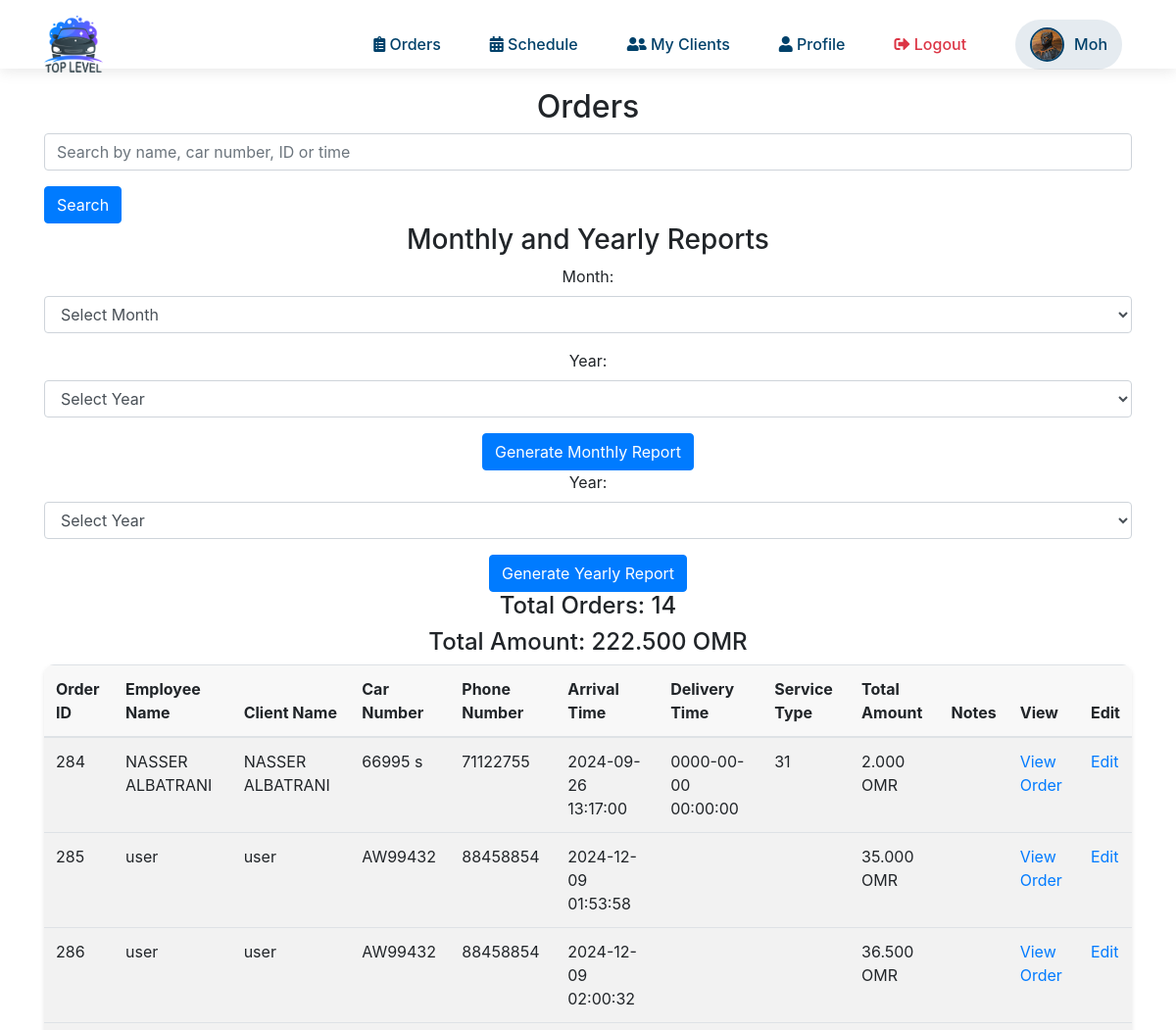
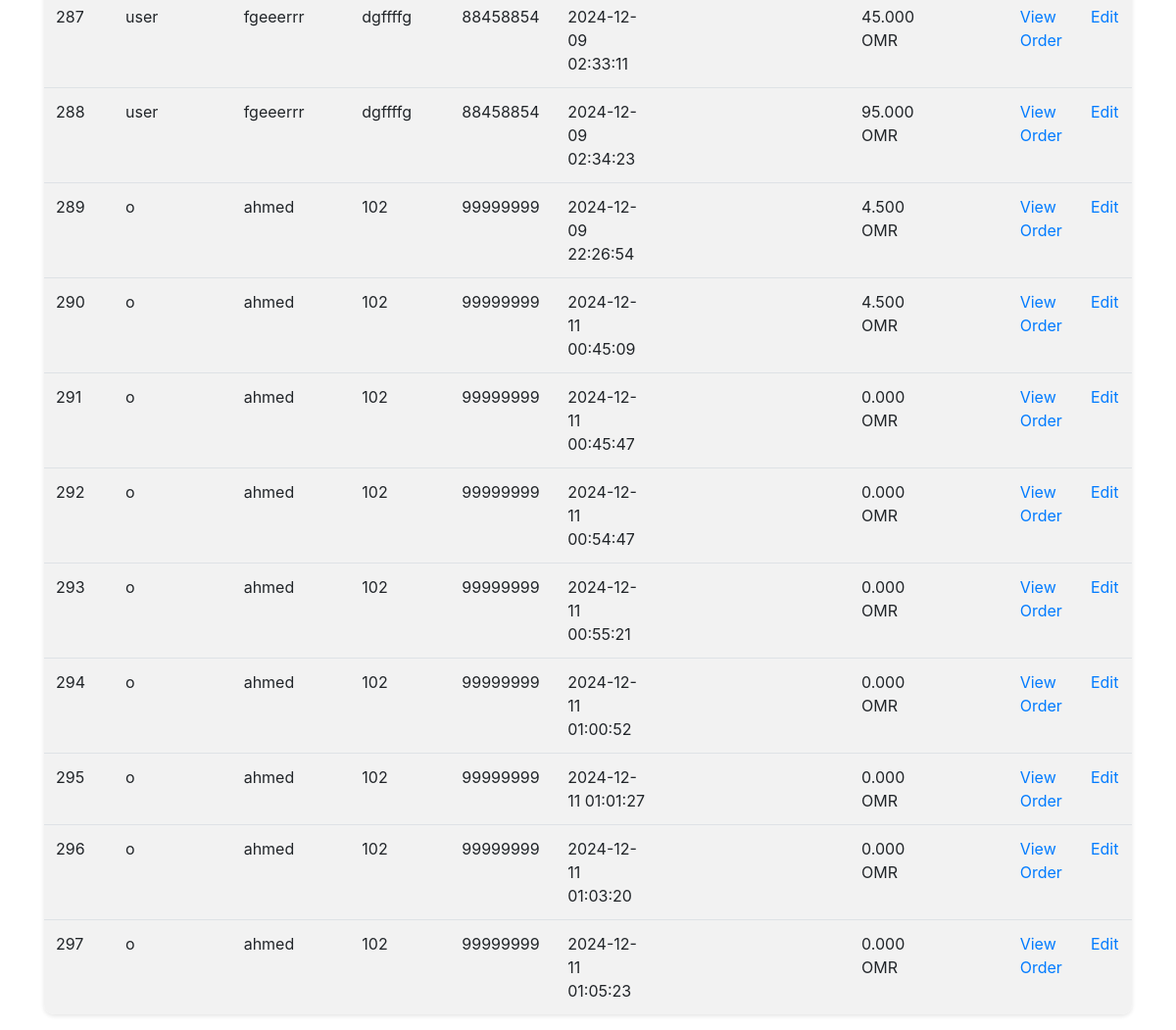
The app's page /view_orders.php (signed in), older data (2 pictures, top to bottom).
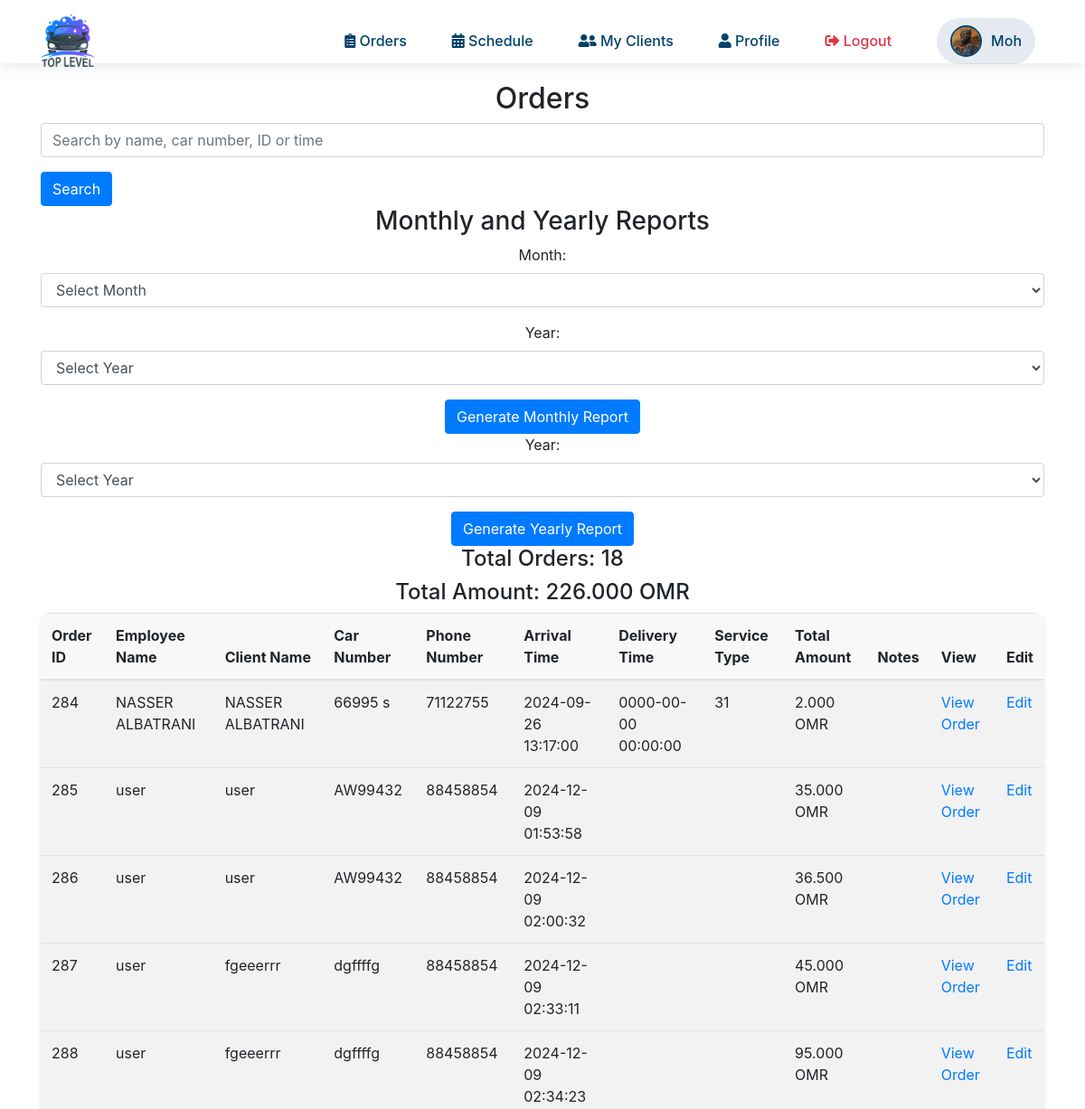
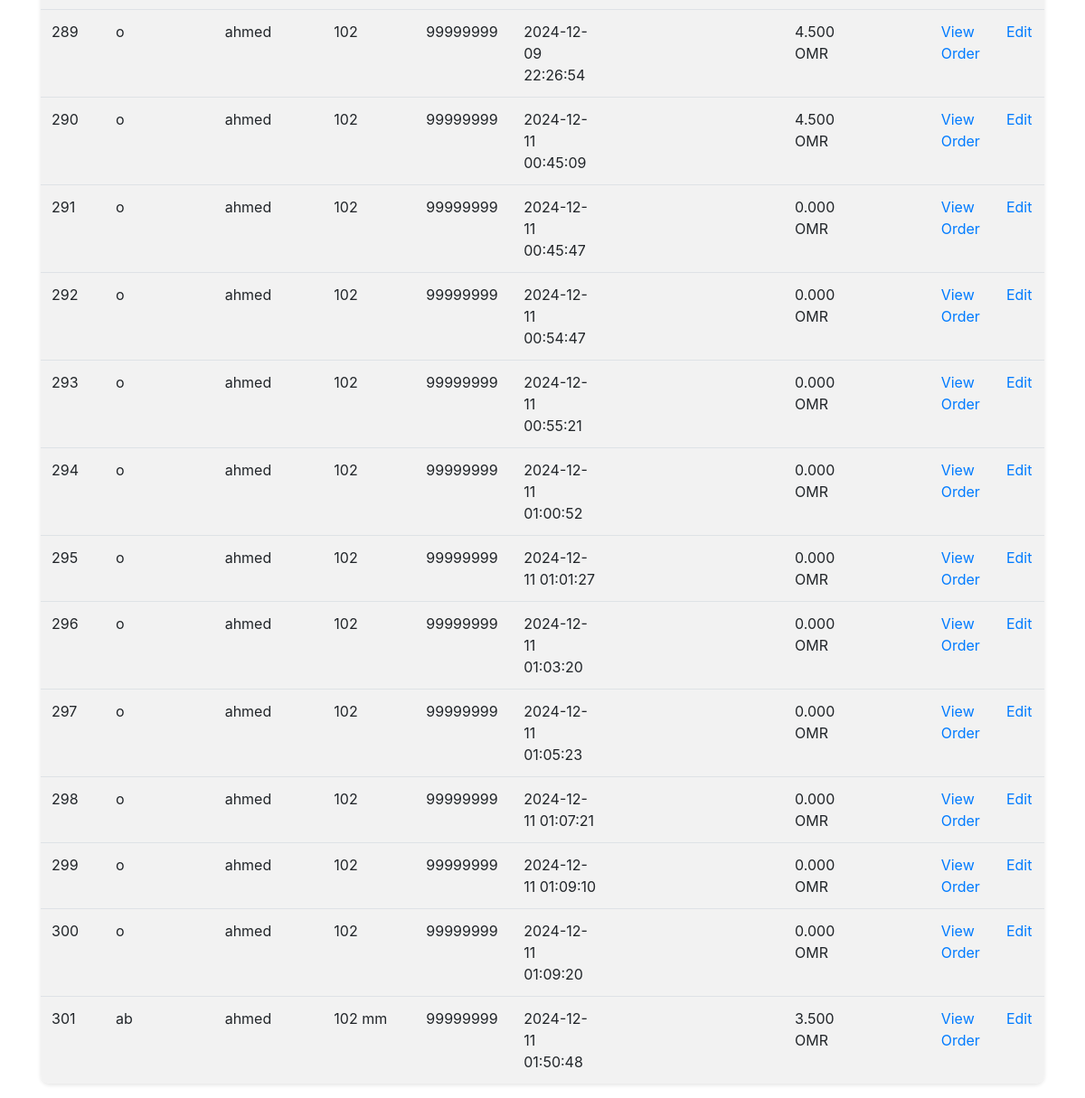
The same page, newer data (2 pictures, top to bottom).
### tables this page shows
CREATE TABLE `orders` (
  `id` int(11) NOT NULL,
  `client_car_id` int(11) DEFAULT NULL,
  `order_details` text DEFAULT NULL,
  `qrcode_path` varchar(255) DEFAULT NULL,
  `car_type` varchar(50) DEFAULT NULL,
  `employee_name` varchar(100) DEFAULT NULL,
  `client_name` varchar(100) DEFAULT NULL,
  `service_category` varchar(50) DEFAULT NULL,
  `services` text DEFAULT NULL,
  `car_number` varchar(50) DEFAULT NULL,
  `car_name` varchar(255) DEFAULT NULL,
  `phone_number` varchar(50) DEFAULT NULL,
  `arrival_time` datetime DEFAULT NULL,
  `delivery_time` datetime DEFAULT NULL,
  `total_amount` decimal(10,3) DEFAULT NULL,
  `notes` text DEFAULT NULL,
  `order_code` varchar(255) DEFAULT NULL,
  `deposit_amount` decimal(10,3) NOT NULL DEFAULT 0.000,
  `remaining_amount` decimal(10,3) NOT NULL DEFAULT 0.000,
  `installments` int(11) NOT NULL DEFAULT 0,
  `coupon_code` varchar(255) DEFAULT NULL,
  `coupon_discount` decimal(10,3) DEFAULT 0.000,
  `total_after_discount` decimal(10,3) DEFAULT 0.000,
  `status` enum('pending','completed','canceled') DEFAULT 'pending',
  `car_delivered` tinyint(1) NOT NULL DEFAULT 0,
  `car_delivery_time` datetime DEFAULT NULL,
  `extra_service_name` text DEFAULT NULL,
  `extra_service_price` text DEFAULT NULL
);

### view_orders.php (the view, shortened to what this page needs)
<?php
require 'db.php';
$search_query = "";
$filter_query = "";
$total_orders = 0;
$total_amount = 0.0;
$sql = "SELECT * FROM orders $filter_query";
$result = $conn->query($sql);
if ($result->num_rows > 0) {
    while ($row = $result->fetch_assoc()) {
        $total_orders++;
        $total_amount += $row['total_amount'];
    }
    $result->data_seek(0);
}
?>
<!DOCTYPE html>
<html lang="en">
<head>
    <link rel="stylesheet" href="https://cdnjs.cloudflare.com/ajax/libs/font-awesome/5.15.4/css/all.min.css">
    <link rel="stylesheet" href="https://stackpath.bootstrapcdn.com/bootstrap/4.5.2/css/bootstrap.min.css">
</head>
<body>
    <?php include 'nav.php'; ?>
    <div class="container">
        <h2 class="text-center">Orders</h2>
        <form method="POST" action="">
            <div class="form-group">
                <input type="text" name="search_query" class="form-control" placeholder="Search by name, car number, ID or time" value="<?php echo htmlspecialchars($search_query); ?>">
            </div>
            <button type="submit" class="btn btn-primary">Search</button>
        </form>
        <h3 class="text-center">Monthly and Yearly Reports</h3>
        <div class="text-center">
            <form method="GET" action="">
                <div class="form-group">
                    <label for="month">Month:</label>
                    <select name="month" class="form-control" required>
                        <option value="" disabled selected>Select Month</option>
                    </select>
                </div>
                <div class="form-group">
                    <label for="year">Year:</label>
                    <select name="year" class="form-control" required>
                        <option value="" disabled selected>Select Year</option>
                    </select>
                </div>
                <button type="submit" class="btn btn-primary">Generate Monthly Report</button>
            </form>
            <form method="GET" action="">
                <div class="form-group">
                    <label for="year">Year:</label>
                    <select name="year" class="form-control" required>
                        <option value="" disabled selected>Select Year</option>
                    </select>
                </div>
                <button type="submit" class="btn btn-primary">Generate Yearly Report</button>
            </form>
        </div>
        <h4 class="text-center">Total Orders: <?php echo $total_orders; ?></h4>
        <h4 class="text-center">Total Amount: <?php echo number_format($total_amount, 3); ?> OMR </h4>
        <table class="table table-striped">
            <thead>
                <tr>
                    <th>Order ID</th>
                    <th>Employee Name</th>
                    <th>Client Name</th>
                    <th>Car Number</th>
                    <th>Phone Number</th>
                    <th>Arrival Time</th>
                    <th>Delivery Time</th>
                    <th>Service Type</th>
                    <th>Total Amount</th>
                    <th>Notes</th>
                    <th>View</th>
                    <th>Edit</th>
                </tr>
            </thead>
            <tbody>
                <?php
                if ($result->num_rows > 0) {
                    while($row = $result->fetch_assoc()) {
                        echo "<tr>";
                        echo "<td>" . htmlspecialchars($row['id']) . "</td>";
                        echo "<td>" . htmlspecialchars($row['employee_name']) . "</td>";
                        echo "<td>" . htmlspecialchars($row['client_name']) . "</td>";
                        echo "<td>" . htmlspecialchars($row['car_number']) . "</td>";
                        echo "<td>" . htmlspecialchars($row['phone_number']) . "</td>";
                        echo "<td>" . htmlspecialchars($row['arrival_time']) . "</td>";
                        echo "<td>" . htmlspecialchars($row['delivery_time']) . "</td>";
                        echo "<td>" . htmlspecialchars($row['service_category']) . "</td>";
                        echo "<td>" . number_format($row['total_amount'], 3) . " OMR</td>";
                        echo "<td>" . htmlspecialchars($row['notes']) . "</td>";
                        echo "<td><a class='view-order' href='view_order.php?id=" . htmlspecialchars($row['id']) . "'>View Order</a></td>";
                        echo "<td><a class='edit-order' href='edit_invoice.php?id=" . htmlspecialchars($row['id']) . "'>Edit</a></td>";
                        echo "</tr>";
                    }
                } else {
                    echo "<tr><td colspan='12' class='text-center'>No orders found</td></tr>";
                }
                ?>
            </tbody>
        </table>
    </div>
</body>
</html>

Row changes from the older to the newer data that the page shows:
added orders: id "298", employee_name "o", client_name "ahmed", car_number "102", phone_number "99999999", arrival_time "2024-12-11 01:07:21", total_amount "0.000"
added orders: id "299", employee_name "o", client_name "ahmed", car_number "102", phone_number "99999999", arrival_time "2024-12-11 01:09:10", total_amount "0.000"
added orders: id "300", employee_name "o", client_name "ahmed", car_number "102", phone_number "99999999", arrival_time "2024-12-11 01:09:20", total_amount "0.000"
added orders: id "301", employee_name "ab", client_name "ahmed", car_number "102 mm", phone_number "99999999", arrival_time "2024-12-11 01:50:48", total_amount "3.500"
Text that changed along with them:
$total_orders: "14" → "18"
$total_amount: "222.500" → "226.000"
